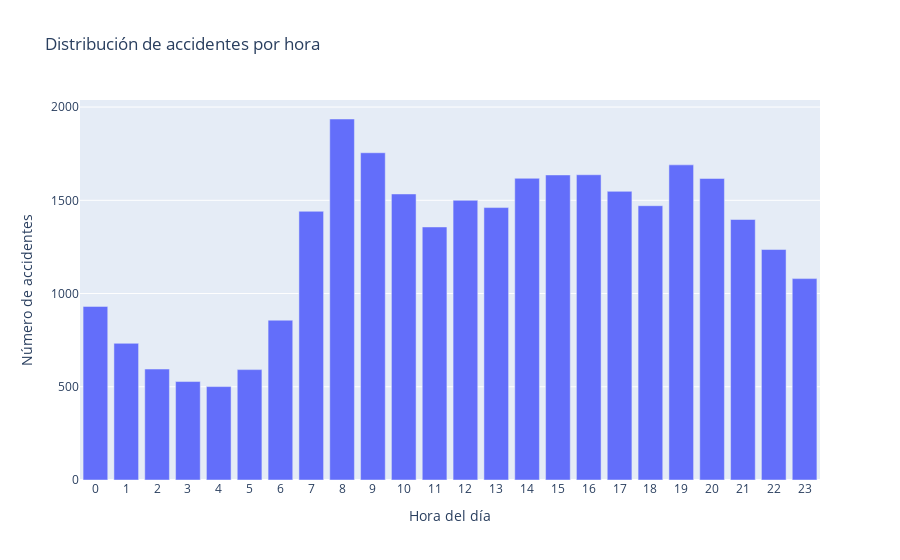

This figure's notebook cell:
### Markdown cell above
- Se observan más accidentes los **viernes** y **sábados**, lo cual es coherente con un aumento en la movilidad por actividades sociales y laborales.

### Code cell
# Gráfico de accidentes por hora del día

# Crea una nueva columna 'hora_num' con la hora como número entero (0 a 23)
df['hora_num'] = pd.to_datetime(df['hora_evento'].astype(str), format='%H:%M:%S', errors='coerce').dt.hour

# Cuenta la cantidad de accidentes por cada hora y ordena de 0 a 23
conteo_horas = df['hora_num'].value_counts().sort_index()

# Crea gráfico de barras con las horas como eje X
fig = px.bar(
    x=conteo_horas.index,
    y=conteo_horas.values,
    labels={'x': 'Hora del día', 'y': 'Número de accidentes'},
    title='Distribución de accidentes por hora'
)

# Asegura que se muestre cada hora como una marca en el eje X
fig.update_layout(xaxis=dict(dtick=1))

# Muestra el gráfico
fig.show()

### Figure 1 — Plotly figure (JSON) as saved in the notebook; plotly's stock layout.template omitted (floating-point values rounded to 4 significant figures)
{"data": [{"hovertemplate": "Hora del día=%{x}<br>Número de accidentes=%{y}<extra></extra>", "legendgroup": "", "marker": {"color": "#636efa", "pattern": {"shape": ""}}, "name": "", "orientation": "v", "showlegend": false, "textposition": "auto", "type": "bar", "x": [0, 1, 2, 3, 4, 5, 6, 7, 8, 9, 10, 11, 12, 13, 14, 15, 16, 17, 18, 19, 20, 21, 22, 23], "xaxis": "x", "y": [931, 733, 595, 528, 501, 592, 857, 1441, 1936, 1755, 1534, 1357, 1500, 1461, 1618, 1636, 1637, 1548, 1471, 1690, 1617, 1397, 1236, 1080], "yaxis": "y"}], "layout": {"barmode": "relative", "legend": {"tracegroupgap": 0}, "title": {"text": "Distribución de accidentes por hora"}, "xaxis": {"anchor": "y", "domain": [0, 1], "dtick": 1, "title": {"text": "Hora del día"}}, "yaxis": {"anchor": "x", "domain": [0, 1], "title": {"text": "Número de accidentes"}}}}
